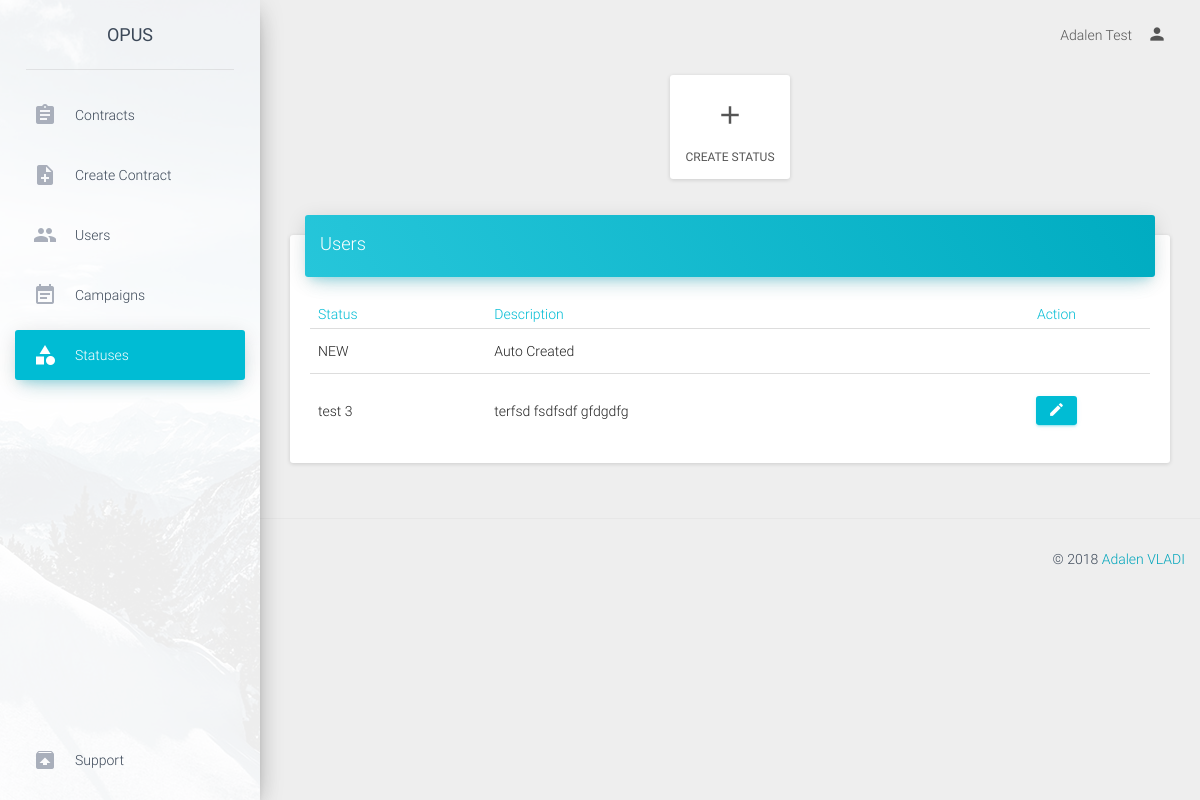
/admin/statuses (signed in), run on an earlier commit of the app's database.
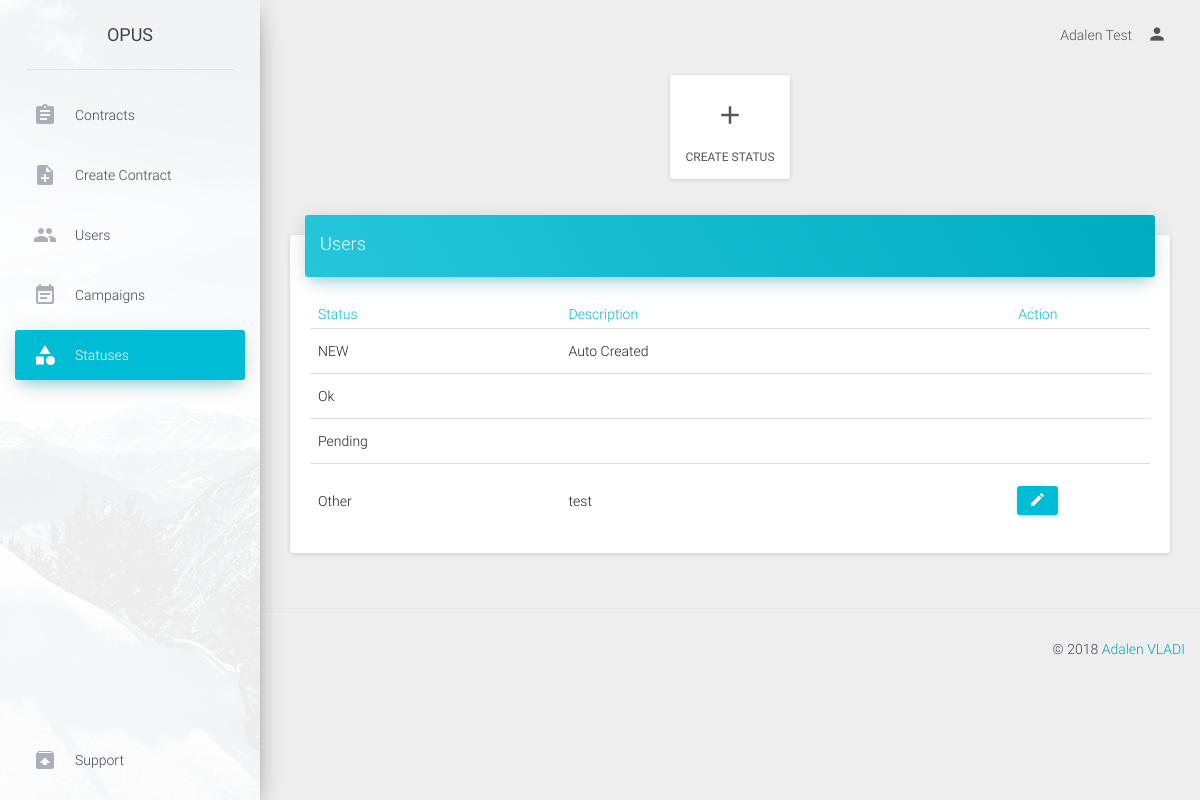
And on a later commit of the database.
### tables this page shows
CREATE TABLE `status` (
  `status_id` int(11) NOT NULL,
  `status_name` varchar(50) NOT NULL,
  `status_description` text NOT NULL
);

### application/controller/admin.php (called while the page is built, shortened)
<?php
class admin extends Controller
{
    public function statuses(){
            $statuses=$this->model->getStatuses();
            require APP . 'view/admin/header.php';
            require APP . 'view/admin/statuses.php';
            require APP . 'view/admin/footer.php';
    }
}

### public/index.php (called while the page is built, shortened)
<?php
require APP . 'core/controller.php';
$app = new Application();

### application/core/controller.php (called while the page is built, shortened)
<?php
class Controller
{
    public $db = null;
    private function openDatabaseConnection()
    {
        $options = array(PDO::ATTR_DEFAULT_FETCH_MODE => PDO::FETCH_OBJ, PDO::ATTR_ERRMODE => PDO::ERRMODE_WARNING);
        $this->db = new PDO(DB_TYPE . ':host=' . DB_HOST . ';dbname=' . DB_NAME . ';charset=' . DB_CHARSET, DB_USER, DB_PASS, $options);
    }
    public function loadModel()
    {
        if (isset($_SESSION['role'])) {
            switch ($_SESSION['role']) {
                case 'admin':
                    require APP . 'model/admin.php';
                    break;
            }
        }else{
            require APP . 'model/model.php';
        }
        $this->model = new Model($this->db);
    }
}

### application/model/admin.php (called while the page is built, shortened)
<?php
class Model
{
    function __construct($db)
    {
        try {
            $this->db = $db;
        } catch (PDOException $e) {
            exit('Database connection could not be established.');
        }
    }
    public function getStatuses(){
        $sql='SELECT * FROM status';
        $query = $this->db->prepare($sql);
        $query->execute();
        return $query->fetchAll();
    }
}

### application/view/admin/statuses.php (the view, shortened to what this page needs)
<div class="content" style="margin-top: 20px;">
    <div class="container-fluid">
        <div class="row">
            <div class="col-md-3 ml-auto mr-auto text-center"></div>
            <div class="col-md-6 ml-auto mr-auto text-center">
                <ul style="max-width: fit-content;" class="max-width: fit-content; card nav nav-pills nav-pills-warning nav-pills-icons justify-content-center" role="tablist">
                    <li class="nav-item">
                          <a class="nav-link" href="createStatus" role="tablist">
                              <i class="material-icons">add</i>
                              Create Status
                          </a>
                    </li>
                </ul>
            </div>
            <div class="col-md-3 ml-auto mr-auto text-center"></div>
        </div>
        <div class="row">
            <div class="col-md-12">
                <div class="card">
                    <div class="card-header" data-background-color="blue">
                        <h4 class="title">Users</h4>
                    </div>
                    <div class="card-content table-responsive">
                        <table class="table">
                            <thead class="text-info">
                                <th>Status</th>
                                <th>Description</th>
                                <th><center>Action</center></th>
                            </thead>
                            <tbody>
                                <?php
                                    $output='';
                                    foreach ($statuses as $status) {
                                        $output.='<tr>
                                                    <td>'.$status->status_name.'</td>
                                                    <td>'.$status->status_description.'</td>';
                                        if ($status->status_name!='NEW' && $status->status_name!='Ok' && $status->status_name!='Pending') {
                                       		$output.='<td><center><a type="button" rel="tooltip" class="btn btn-info user_l" href="'.URL.$_SESSION['role'].'/editStatus/'.$status->status_id.'" ><i class="material-icons">edit</i></a></center></td></tr>';
                                        }else $output.='<td></td></tr>';
                                    }
                                    echo $output;
                                 ?>
                            </tbody>
                        </table>
                    </div>
                </div>
            </div>
        </div>
    </div>
</div>

What changed in the data, as far as the page shows it:
added status: status_name "Ok"
changed status: status_name "test 3" → "Pending"; status_description "terfsd fsdfsdf gfdgdfg" → (not shown)
added status: status_name "Other", status_description "test"
